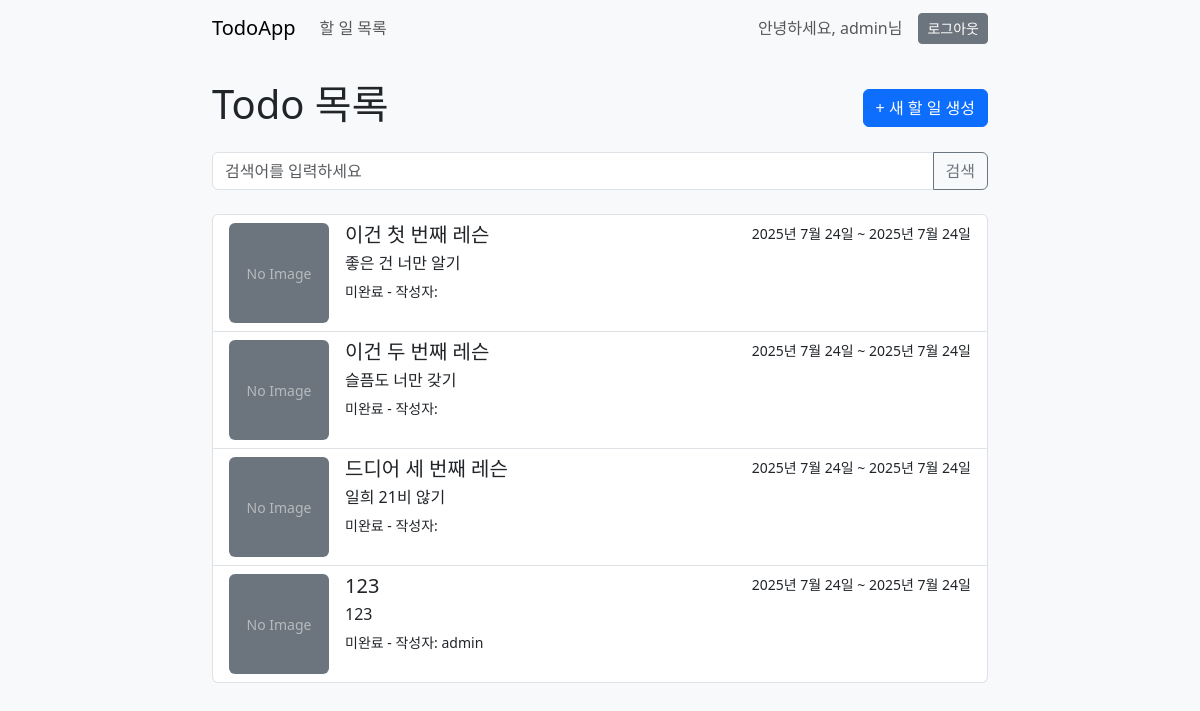
The page /todo/ (signed in) on the database as committed earlier.
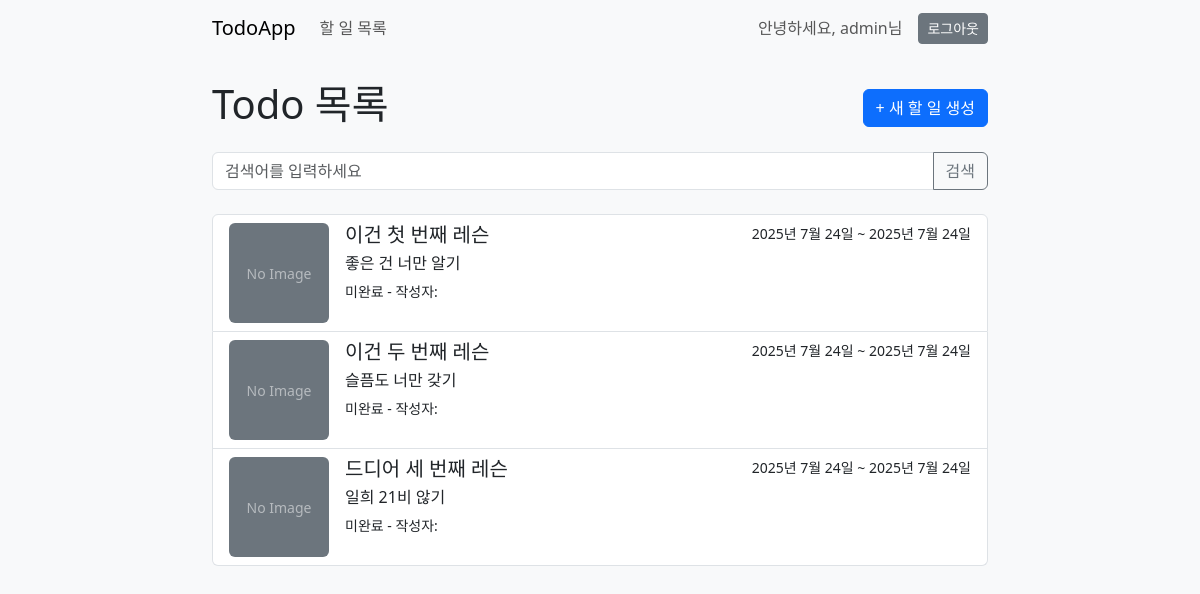
The same page on the database as committed later.
### todo/models.py (models this page shows, shortened)
class Todo(TimestampModel):
    title = models.CharField(max_length=50)
    content = models.TextField()
    start_date = models.DateField()
    end_date = models.DateField()
    is_completed = models.BooleanField(default=False)
    author = models.ForeignKey(User, on_delete=models.SET_NULL, null=True)
    created_at = models.DateTimeField(auto_now_add=True)
    updated_at = models.DateTimeField(auto_now=True)
    image = models.ImageField('이미지',upload_to='todo/%Y/%m/%d', null=True, blank=True)
    thumbnail = models.ImageField('썸네일', upload_to='todo/%Y/%m/%d/thumbnail',
                                  null=True, blank=True)
    class Meta:
        verbose_name = '할 일'
        verbose_name_plural = '할 일 목록'

### todo/cb_views.py (the view)
# urls.py: path("", cb_views.TodoListView.as_view(), name="list"),
class TodoListView(LoginRequiredMixin, ListView):
    model = Todo
    queryset = Todo.objects.all().order_by('created_at')
    template_name = 'todo_list.html'
    context_object_name = 'todos'
    paginate_by = 10
    def get_queryset(self):
        queryset = super().get_queryset()
        q = self.request.GET.get('q')
        if q:
            queryset = queryset.filter(
                Q(title__icontains=q) |
                Q(content__icontains=q)
            )
        return queryset

### templates/todo_list.html (shortened to what this page needs)
{% extends 'base.html' %}
{% block content %}
<div class="d-flex justify-content-between align-items-center mb-3">
    <h1>Todo 목록</h1>
    <a href="{% url 'todo:create' %}" class="btn btn-primary">+ 새 할 일 생성</a>
</div>
<form method="get" class="mb-4">
    <div class="input-group">
        <input name="q" type="text" class="form-control" placeholder="검색어를 입력하세요" value="{{ request.GET.q|default:'' }}">
        <button class="btn btn-outline-secondary" type="submit">검색</button>
    </div>
</form>
<div class="list-group">
    {% for todo in todos %}
        <a href="{% url 'todo:detail' todo_pk=todo.pk %}" class="list-group-item list-group-item-action">
            <div class="d-flex w-100">
                <div class="flex-shrink-0 me-3" style="width: 100px; height: 100px;">
                    {% if todo.thumbnail %}
                        <img src="{{ todo.thumbnail.url }}" alt="{{ todo.title }}" class="rounded w-100 h-100" style="object-fit: cover;">
                    {% elif todo.image %}
                        <img src="{{ todo.image.url }}" alt="{{ todo.title }}" class="rounded w-100 h-100" style="object-fit: cover;">
                    {% else %}
                        <div class="rounded bg-secondary w-100 h-100 d-flex align-items-center justify-content-center">
                            <span class="text-white-50 small">No Image</span>
                        </div>
                    {% endif %}
                </div>
                <div class="flex-grow-1">
                    <div class="d-flex w-100 justify-content-between">
                        <h5 class="mb-1">{{ todo.title }}</h5>
                        <small>{{ todo.start_date }} ~ {{ todo.end_date }}</small>
                    </div>
                    <p class="mb-1">{{ todo.content|striptags|truncatewords:20 }}</p>
                    <small>{% if todo.is_completed %}완료{% else %}미완료{% endif %} - 작성자: {{ todo.author.username }}</small>
                </div>
            </div>
        </a>
    {% empty %}
        <div class="list-group-item">
            <p class="mb-1">아직 할 일이 없습니다. 새 할 일을 추가해보세요!</p>
        </div>
    {% endfor %}
</div>
{% endblock %}

### templates/base.html (shortened to what this page needs)
<!DOCTYPE html>
<html lang="ko">
<head>
    <link href="https://cdn.jsdelivr.net/npm/bootstrap@5.3.3/dist/css/bootstrap.min.css" rel="stylesheet"
>
</head>
<body>
    <nav class="navbar navbar-expand-lg navbar-light bg-light mb-4">
        <div class="container">
            <a class="navbar-brand" href="{% url 'index' %}">TodoApp</a>
            <div class="collapse navbar-collapse">
                <ul class="navbar-nav me-auto mb-2 mb-lg-0">
                    <li class="nav-item">
                        <a class="nav-link" href="{% url 'todo:list' %}">할 일 목록</a>
                    </li>
                </ul>
                <div class="d-flex align-items-center">
                    {% if user.is_authenticated %}
                        <span class="navbar-text me-3">안녕하세요, {{ user.username }}님</span>
                        <form action="{% url 'logout' %}" method="post" class="d-inline">
                            <button type="submit" class="btn btn-secondary btn-sm">로그아웃</button>
                        </form>
                    {% else %}
                        <a href="{% url 'login' %}" class="btn btn-success btn-sm me-2">로그인</a>
                        <a href="{% url 'signup' %}" class="btn btn-primary btn-sm ">회원가입</a>
                    {% endif %}
                </div>
            </div>
        </div>
    </nav>
    <main class="container">
        {% block content %}
        {% endblock %}
    </main>
</body>
</html>

### templates/base.html (style rules this page uses)
body { background-color: #f8f9fa; }
.container { max-width: 800px; }

Rows that differ between the two databases and show on the page:
removed Todo: shows "No Image", title "123", start_date "2025년 7월 24일", end_date "2025년 7월 24일", content "123", is_completed "미완료", author.username "admin"
